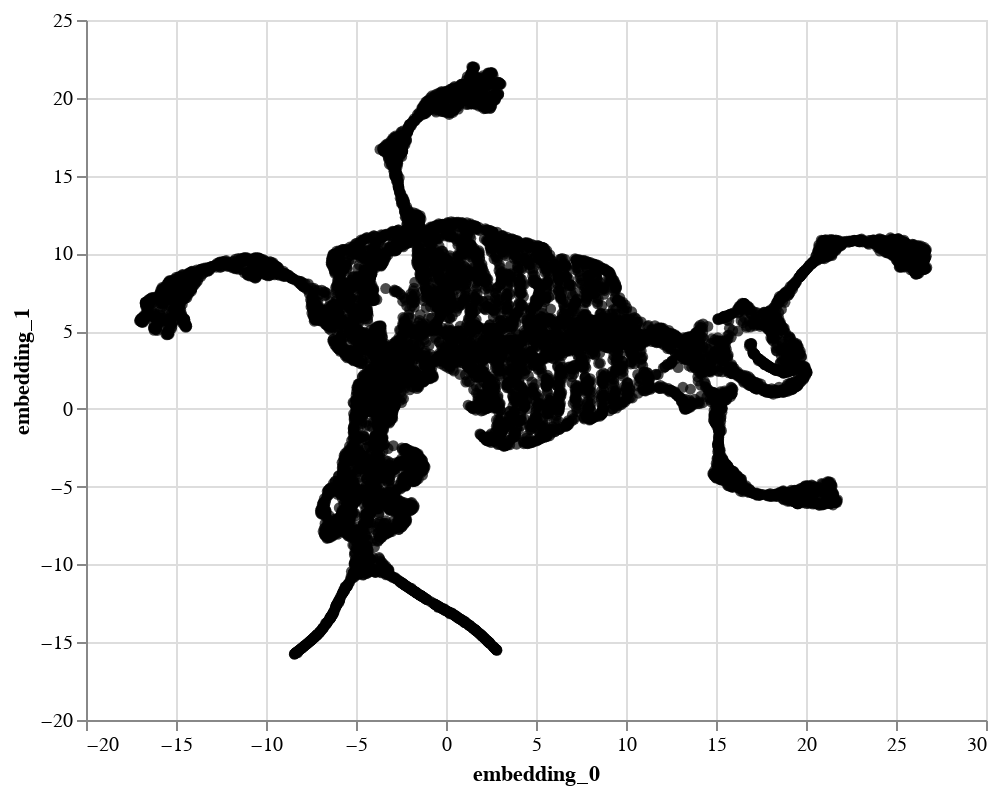

This figure's notebook cell:
### Markdown cell above
In the block below, we are visualizing the results of UMAP applied to these 3D data. The correspondence is relatively clear we can see that the algorithm has preserved the global relationships between the parts of the mammoth. It's impressive that we still seem to preserve the ribs and even the distinction between some toes at least on the front legs. But we can also immediately recognize some distortion. The tasks are uneven lengths here, even though they're relatively even in the original data. The tail looks like it's contained inside of the pelvis. The symmetry between the ribs seems a bit off. Indeed, the entire shoulder area appears to be a bit "broken."

### Code cell
import altair as alt
alt.data_transformers.enable("vegafusion")

alt.Chart(embedding).mark_circle(color="black").encode(
    x=alt.X("embedding_0"),
    y=alt.Y("embedding_1")
).properties(width=450, height=350)

### Figure 1 — Vega specification as saved in the notebook (floating-point values rounded to 4 significant figures; data arrays with more than 128 entries replaced by an {"elided": "..."} marker saying what was removed)
{"$schema": "https://vega.github.io/schema/vega/v5.json", "data": [{"name": "source_0", "values": {"elided": "10000 records"}}, {"name": "source_0_x_domain_embedding_0", "values": [{"min": -17.03, "max": 26.71}]}, {"name": "source_0_y_domain_embedding_1", "values": [{"min": -15.77, "max": 21.99}]}], "marks": [{"type": "symbol", "name": "marks", "from": {"data": "source_0"}, "encode": {"update": {"opacity": {"value": 0.7}, "y": {"field": "embedding_1", "scale": "y"}, "shape": {"value": "circle"}, "fill": {"value": "black"}, "x": {"field": "embedding_0", "scale": "x"}}}, "style": ["circle"]}], "scales": [{"name": "x", "type": "linear", "domain": [{"signal": "(data(\"source_0_x_domain_embedding_0\")[0] || {}).min"}, {"signal": "(data(\"source_0_x_domain_embedding_0\")[0] || {}).max"}], "range": [0, {"signal": "width"}], "nice": true, "zero": true}, {"name": "y", "type": "linear", "domain": [{"signal": "(data(\"source_0_y_domain_embedding_1\")[0] || {}).min"}, {"signal": "(data(\"source_0_y_domain_embedding_1\")[0] || {}).max"}], "range": [{"signal": "height"}, 0], "nice": true, "zero": true}], "axes": [{"scale": "x", "orient": "bottom", "tickCount": {"signal": "ceil(width/40)"}, "grid": true, "labels": false, "aria": false, "maxExtent": 0, "minExtent": 0, "ticks": false, "zindex": 0, "domain": false, "gridScale": "y"}, {"scale": "y", "orient": "left", "aria": false, "zindex": 0, "gridScale": "x", "labels": false, "tickCount": {"signal": "ceil(height/40)"}, "grid": true, "maxExtent": 0, "domain": false, "ticks": false, "minExtent": 0}, {"scale": "x", "labelFlush": true, "orient": "bottom", "tickCount": {"signal": "ceil(width/40)"}, "zindex": 0, "labelOverlap": true, "title": "embedding_0", "grid": false}, {"scale": "y", "zindex": 0, "title": "embedding_1", "orient": "left", "grid": false, "labelOverlap": true, "tickCount": {"signal": "ceil(height/40)"}}], "padding": 5, "background": "white", "width": 450, "height": 350, "style": "cell"}
